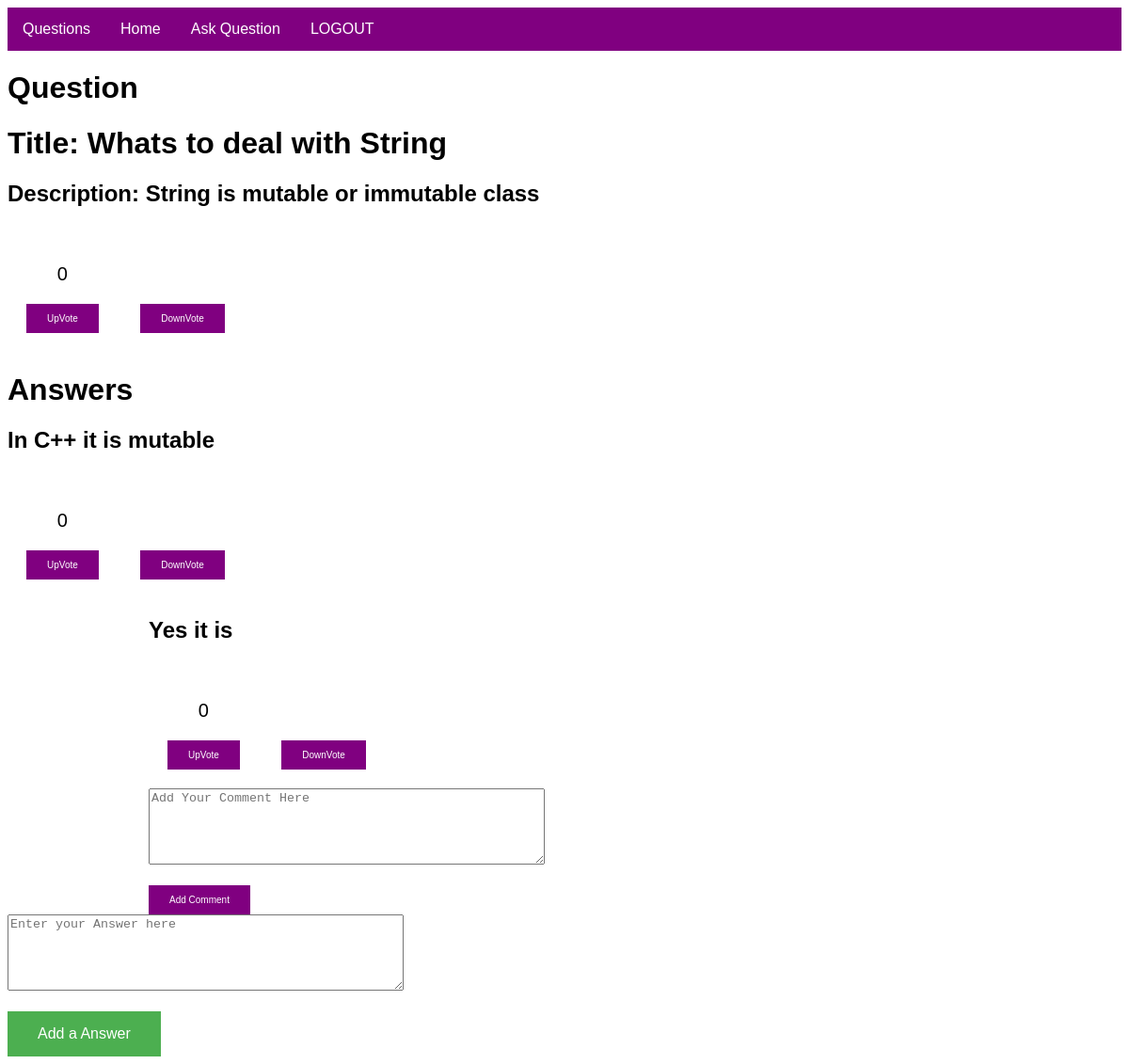
/question/questions/3 (signed in), run on the app's committed database.
### dashboard/models.py (models this page shows, shortened)
class Question(models.Model):
    user = models.ForeignKey(User, on_delete=models.CASCADE, null=True)
    title = models.TextField()
    text = models.TextField()
    created = models.DateTimeField(auto_now_add=True)
    comment = GenericRelation(Comment, related_query_name='question')
    vote = GenericRelation(Vote)

class Answer(models.Model):
    user = models.ForeignKey(User, on_delete=models.CASCADE, null=True)
    text = models.TextField()
    created = models.DateTimeField(auto_now_add=True)
    updated = models.DateTimeField(auto_now_add=True)
    comment = GenericRelation(Comment, related_query_name='answer')
    question = models.ForeignKey(Question, on_delete=models.CASCADE)
    vote = GenericRelation(Vote)

class Comment(models.Model):
    user = models.ForeignKey(User, on_delete=models.CASCADE, null=True)
    text = models.TextField(null=False, blank=False)
    content_type = models.ForeignKey(ContentType, on_delete=models.CASCADE)
    object_id = models.PositiveIntegerField()
    content_object = GenericForeignKey('content_type', 'object_id')
    vote = GenericRelation(Vote)

### question/views.py (the view, shortened to what this page needs)
# urls.py: path(r'questions/<int:id>', Ques.as_view(), name='questions'),
class Ques(View):
    def get(self, request, *args, **kwargs):
        key = 'question_id=' + str(kwargs['id'])
        cache_data = cache.get(key)
        if request.user.is_authenticated == False:
            return render(request, "question/question.html", {'Object': cache_data, 'id': kwargs['id']})
        if cache_data is not None:
            value = cache.get(key)
            quest = value['question']
        else:
            quest = Question.objects.get(id=kwargs['id'])
        response = dict()
        response['question'] = quest
        response['upvote'] = quest.vote.filter(activity_type=Vote.UP_VOTE).count()
        response['downvote'] = quest.vote.filter(activity_type=Vote.DOWN_VOTE).count()
        response['vote'] = response['upvote'] - response['downvote']
        response['comments'] = []
        response['answers'] = []
        comments = []
        response['comments'] = comments
        ans_list = Answer.objects.filter(question_id=kwargs['id'])
        answer = []
        for ans in ans_list:
            d = dict()
            d['answer'] = ans
            d['upvote'] = ans.vote.filter(activity_type=Vote.UP_VOTE).count()
            d['downvote'] = ans.vote.filter(activity_type=Vote.DOWN_VOTE).count()
            d['vote'] = d['upvote'] - d['downvote']
            d['comments'] = []
            comments = []
            for comment in ans.comment.all():
                c = dict()
                c['comment'] = comment
                c['upvote'] = comment.vote.filter(activity_type=Vote.UP_VOTE).count()
                c['downvote'] = comment.vote.filter(activity_type=Vote.DOWN_VOTE).count()
                c['vote'] = c['upvote'] - c['downvote']
                comments.append(c)
            d['comments'].append(comments)
            answer.append(d)
        response['answers'] = answer
        cache.set(key,response)
        return render(request, "question/question.html", {'Object': response, 'id': kwargs['id']})

### templates/question/question.html (shortened to what this page needs)
{% extends 'base.html' %}
{% block content %}
<div class="navbar">
    <a href = "{% url 'dashboard_home' %}">Questions</a>
    {% if request.user.is_authenticated %}
        <a href="{% url 'dashboard_login_home' %}">Home</a>
        <a href="{% url 'ask_question' %}">Ask Question</a>
        <a href="{% url 'dashboard_logout' %}">LOGOUT</a>
        {% else %}
        <a href="{% url 'dashboard_login' %}">LOGIN</a>
    {% endif%}
</div>
<h1> Question </h1>
<div>
    <h1>Title: {{ Object.question.title }} </h1>
    <h2>Description: {{ Object.question.text }} </h2>
</div>
<div>
    <form method="post" action="{% url 'add_vote' id=id%}">
        <ul class="nav">
        <li>
            <p align="center">{{ Object.vote }}</p>
            <button class="button1" type="submit"  name="upvote" >UpVote</button>
        </li>
        <li>
            <button class="button1" type="submit" name="downvote" >DownVote</button>
         </li>
        </ul>
    </form>
</div>
{% if Object.answers %}
    <h1>Answers</h1>
    {% for answer in Object.answers %}
        <h2>{{ answer.answer.text }}</h2>
            <form method="post" action="{% url 'add_vote' id=answer.answer.id%}">
                <ul class="nav">
        <li>
            <p align="center">{{ answer.vote }}</p>
            <button class="button1" type="submit" name="upvote" >UpVote</button>
        </li>
        <li>
            <button class="button1" type="submit" name="downvote" >DownVote</button>
         </li>
        </ul>
            </form>
<div style="margin-left: 150px; background: none" >
        {% for item in answer.comments  %}
            {% for comment in item %}
                {% if comment.comment %}
                     <h2 >{{ comment.comment.text }}</h2>
                        <form method="post" action="{% url 'add_vote' id=comment.comment.id%}">
                            <ul class="nav">
        <li>
            <p align="center">{{ comment.vote }}</p>
            <button class="button1" type="submit" name="upvote" >UpVote</button>
        </li>
        <li>
            <button class="button1" type="submit" name="downvote" >DownVote</button>
         </li>
        </ul>
                        </form>
                   {% else %}
                         <p> No comments here yet :(</p>
                   {% endif %}
            {% endfor  %}
            {% if request.user.is_authenticated %}
                   <form method="post" action="{% url 'add_comment' id=answer.answer.id%}">
                         <textarea rows = "5" cols = "50" name = "comment" placeholder="Add Your Comment Here"></textarea>    <br><br>
                       <button class="button1" type="submit"> Add Comment </button>
                   </form>
            {% endif %}
        </div>
        {% endfor %}
    {% endfor %}
{% else %}
      <p> No answers here yet :(</p>
{% endif %}
{% if request.user.is_authenticated %}
<form method="post" action="{% url 'add_answer' id=id%}">
    <textarea rows = "5" cols = "50" name = "answer" placeholder="Enter your Answer here"></textarea>
    <br><br>
    <button class="button" type="submit"> Add a Answer </button>
</form>
{% endif %}
{% endblock %}

### templates/base.html (style rules this page uses)
.nav { background-color: none; list-style-type: none; text-align: none; margin: 0; padding: 0; }
.nav li { display: inline-block; font-size: 20px; padding: 20px; }
body { font-family: Arial, Helvetica, sans-serif; }
.navbar { overflow: hidden; background-color: purple; }
.navbar a { float: left; font-size: 16px; color: white; text-align: center; padding: 14px 16px; text-decoration: none; }
.button { background-color: #4CAF50; border: none; color: white; padding: 15px 32px; text-align: center; text-decoration: none; display: inline-block; font-size: 16px; }
.button1 { background-color: purple; border: none; color: white; padding: 10px 22px; text-align: center; text-decoration: none; display: inline-block; font-size: 10px; }

### data on the page
Question: question "Whats to deal with String", question.text "String is mutable or immutable class"
Answer: answer.text "In C++ it is mutable", vote "0"
Comment: comment.text "Yes it is", vote "0"

### other printed values
{{ Object.vote }} "0"
